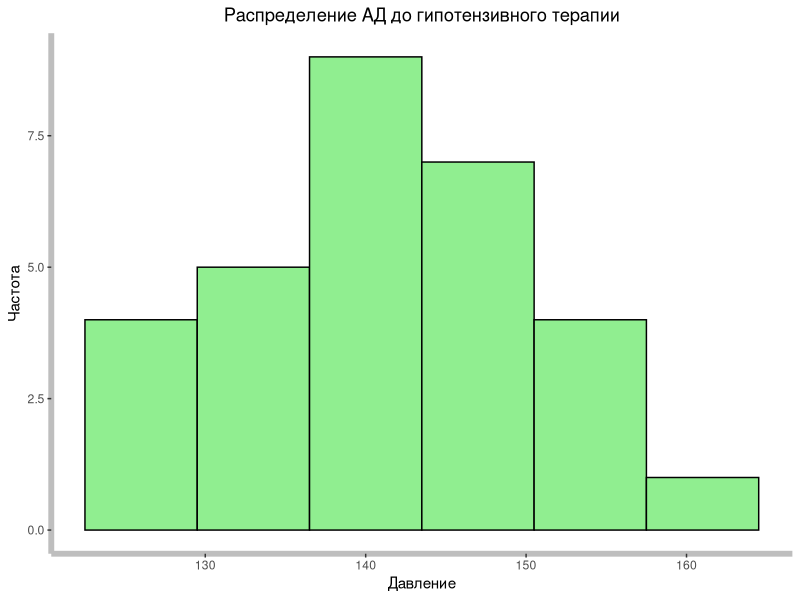
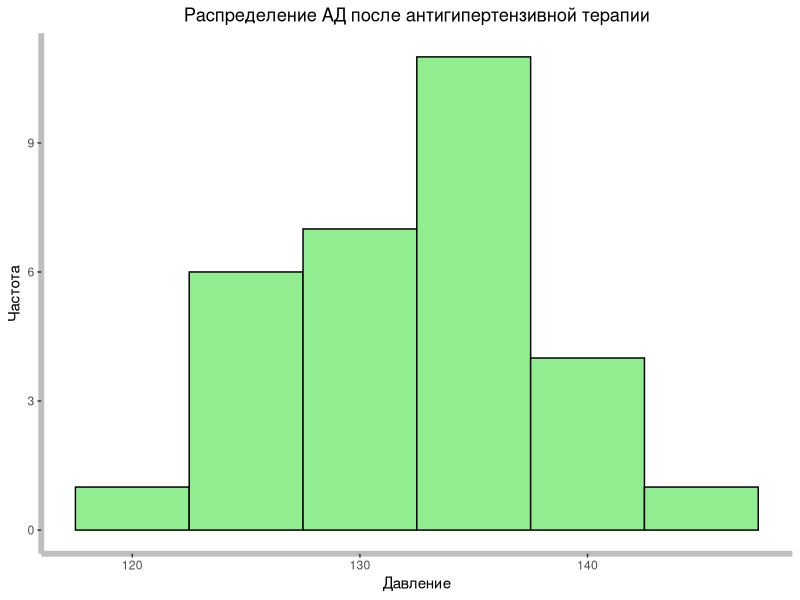
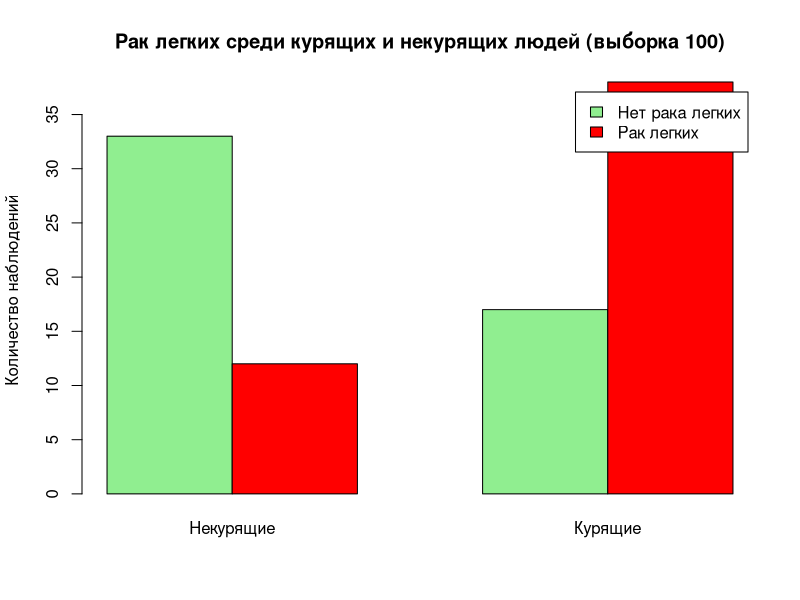
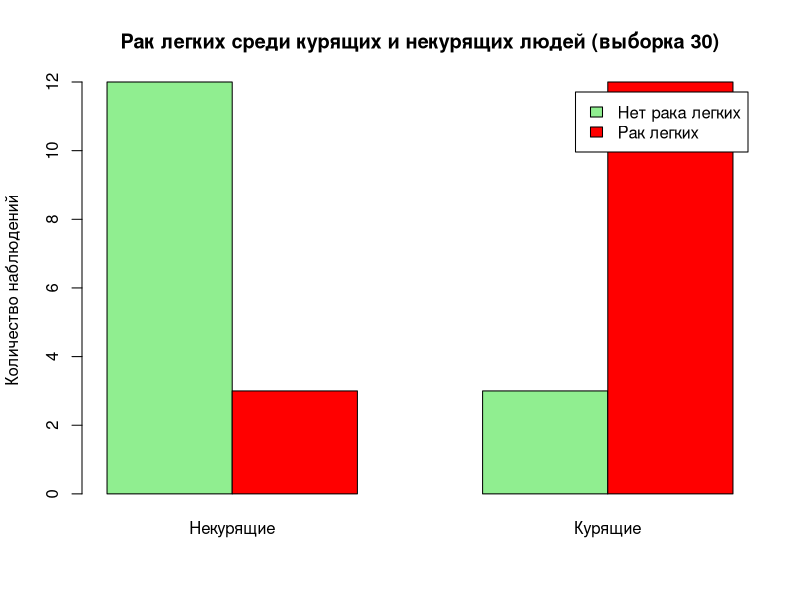
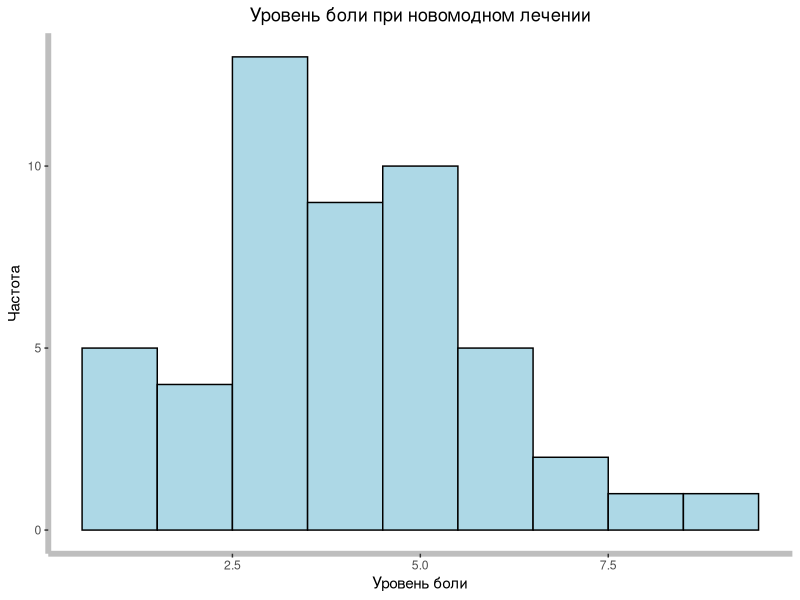
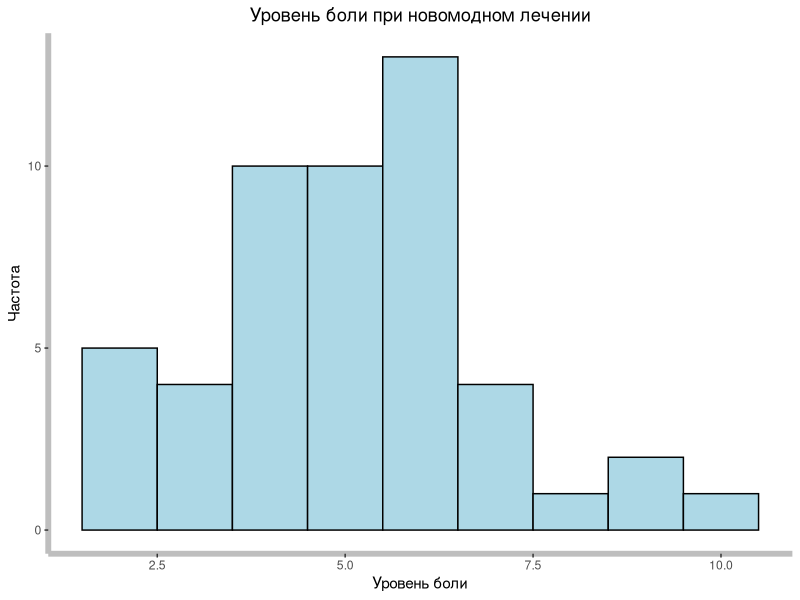
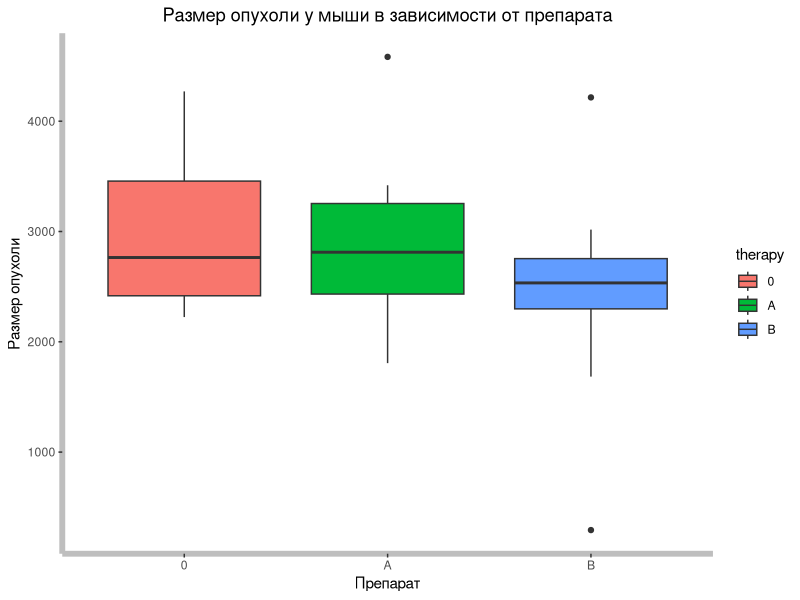

The R source for these figures, in order:
## ---- chunk 1
library(tidyverse)
library(ggplot2)
## ---- chunk 2
set.seed(15)
sample_size <- 30

mean_bp_before <- 140
mean_bp_after <- 130

sd_bp_before <- 10
bp_before <- rnorm(sample_size, mean_bp_before, sd_bp_before)

sd_bp_after <- 6
bp_after <- rnorm(sample_size, mean_bp_after, sd_bp_after)

#bp_data <- data_frame(BP_BEFORE = bp_before, BP_AFTER = bp_after) deprecated!

bp_data <- tibble(BP_BEFORE = bp_before, BP_AFTER = bp_after)

print(bp_data)
## ---- chunk 3
alpha <- 0.05
## ---- chunk 4
ggplot(
  data = bp_data,
  mapping = aes(x = bp_before)
  ) +
  geom_histogram(
    binwidth = 7, 
    fill = 'lightgreen', 
    color = 'black'
    ) +
  labs(
    title = "Распределение АД до гипотензивного терапии",
    x = "Давление",
    y = "Частота"
    ) +
  theme(plot.title = element_text(hjust = 0.5), 
        panel.background = element_blank(), 
        axis.line = element_line(linewidth = 2, colour = "grey")
        )
## ---- chunk 5
ggplot(
  data = bp_data,
  mapping = aes(x = bp_after)
  ) +
  geom_histogram(
    binwidth = 5, 
    fill = 'lightgreen', 
    color = 'black'
    ) +
  labs(
    title = "Распределение АД после антигипертензивной терапии",
    x = "Давление",
    y = "Частота"
    ) +
  theme(plot.title = element_text(hjust = 0.5), 
        panel.background = element_blank(), 
        axis.line = element_line(linewidth = 2, colour = "grey")
        )
## ---- chunk 6
shapiro.test(bp_data$BP_BEFORE)
shapiro.test(bp_data$BP_AFTER)
## ---- chunk 7
t.test(bp_data$BP_BEFORE, bp_data$BP_AFTER, paired = TRUE)
## ---- chunk 8
qt(1 - alpha/2, df = 29)
## ---- chunk 9
sample_size1 <- 100
sample_size2 <- 30

sample_size <- sample_size1

smokers_data <- rep(c(1, 0), each = (sample_size / 2))

set.seed(15)
sick_smoker <- rbinom((sample_size / 2), 1, 0.8)
sick_nonsmoker <- rbinom((sample_size / 2), 1, 0.2)

cancer_data <- c(sick_smoker, sick_nonsmoker)

sample1 <- data.frame(SMOKER = smokers_data, CANCER = cancer_data)

head(sample1)
## ---- chunk 10
sample_size <- sample_size2

smoke_data <- rep(c(1, 0), each = (sample_size / 2))

set.seed(1)
sick_smoker <- rbinom((sample_size / 2), 1, 0.8)
sick_nonsmoker <- rbinom((sample_size / 2), 1, 0.2)

cancer_data <- c(sick_smoker, sick_nonsmoker)

sample2 <- data.frame(SMOKER = smoke_data, CANCER = cancer_data)

head(sample2)
## ---- chunk 11
alpha <- 0.05
## ---- chunk 12
barplot(
  table(
    sample1$SMOKER, sample1$CANCER
    ), 
  beside = TRUE, 
  col = c("lightgreen", "red"), 
  legend = c("Нет рака легких", "Рак легких"),
  names.arg = c("Некурящие", "Курящие"), 
  main = "Рак легких среди курящих и некурящих людей (выборка 100)",
  ylab = "Количество наблюдений"
  )
## ---- chunk 13
barplot(
  table(
    sample2$SMOKER, sample2$CANCER
    ), 
  beside = TRUE, 
  col = c("lightgreen", "red"), 
  legend = c("Нет рака легких", "Рак легких"),
  names.arg = c("Некурящие", "Курящие"), 
  main = "Рак легких среди курящих и некурящих людей (выборка 30)",
  ylab = "Количество наблюдений"
  )
## ---- chunk 14
contingency_table100 <- table(sample1$SMOKER, sample1$CANCER)

fisher100 <- fisher.test(contingency_table100, alternative = 'greater')

fisher100
## ---- chunk 15
contingency_table30 <- table(sample2$SMOKER, sample2$CANCER)

fisher30 <- fisher.test(contingency_table30, alternative = 'greater')

fisher30
## ---- chunk 16

set.seed(75)

treatment_group <- rnorm(50, mean = 4, sd = 2)
diet_group <- rnorm(50, mean = 5, sd = 2)

research_data <- data.frame(TREATMENT = treatment_group, DIET = diet_group)

head(research_data)

## ---- chunk 17
alpha <- 0.05
## ---- chunk 18
ggplot(
  research_data, 
  aes(
    x = TREATMENT
  )
) +
  geom_histogram(
    binwidth = 1,
    fill = 'lightblue',
    color = 'black'
  ) +
  labs(
    title = 'Уровень боли при новомодном лечении',
    x = 'Уровень боли',
    y = 'Частота'
  ) +
  theme(plot.title = element_text(hjust = 0.5), 
        panel.background = element_blank(), 
        axis.line = element_line(linewidth = 2, colour = "grey")
        )
## ---- chunk 19
ggplot(
  research_data, 
  aes(
    x = DIET
  )
) +
  geom_histogram(
    binwidth = 1,
    fill = 'lightblue',
    color = 'black'
  ) +
  labs(
    title = 'Уровень боли при новомодном лечении',
    x = 'Уровень боли',
    y = 'Частота'
  ) +
  theme(plot.title = element_text(hjust = 0.5), 
        panel.background = element_blank(), 
        axis.line = element_line(linewidth = 2, colour = "grey")
        )
## ---- chunk 20
shapiro.test(research_data$TREATMENT)
shapiro.test(research_data$DIET)
## ---- chunk 21
wilcox.test(research_data$TREATMENT, research_data$DIET, alternative = 'two.sided', exact = FALSE)
## ---- chunk 22
tumor <- tibble(
  therapy = c(rep("0", 10), rep("A", 10), rep("B", 10)),
  value = c(rep(3213, 10), rep(2687, 10), rep(2423, 10))
) %>%
  mutate(therapy = factor(therapy, levels = c("0", "A", "B")))
tumor$value <- tumor$value + rnorm(30, 0, 760)
## ---- chunk 23
ggplot(
  tumor,
  aes(
    x = therapy,
    y = value,
    fill = therapy
  )
) +
  geom_boxplot() +
  labs(
    title = "Размер опухоли у мыши в зависимости от препарата",
    x = "Препарат",
    y = "Размер опухоли"
  ) + 
  theme(plot.title = element_text(hjust = 0.5), 
        panel.background = element_blank(), 
        axis.line = element_line(linewidth = 2, colour = "grey")
        )
## ---- chunk 24
anova_result <- aov(value ~ therapy, data = tumor)
summary(anova_result)
## ---- chunk 25
TukeyHSD(anova_result)
